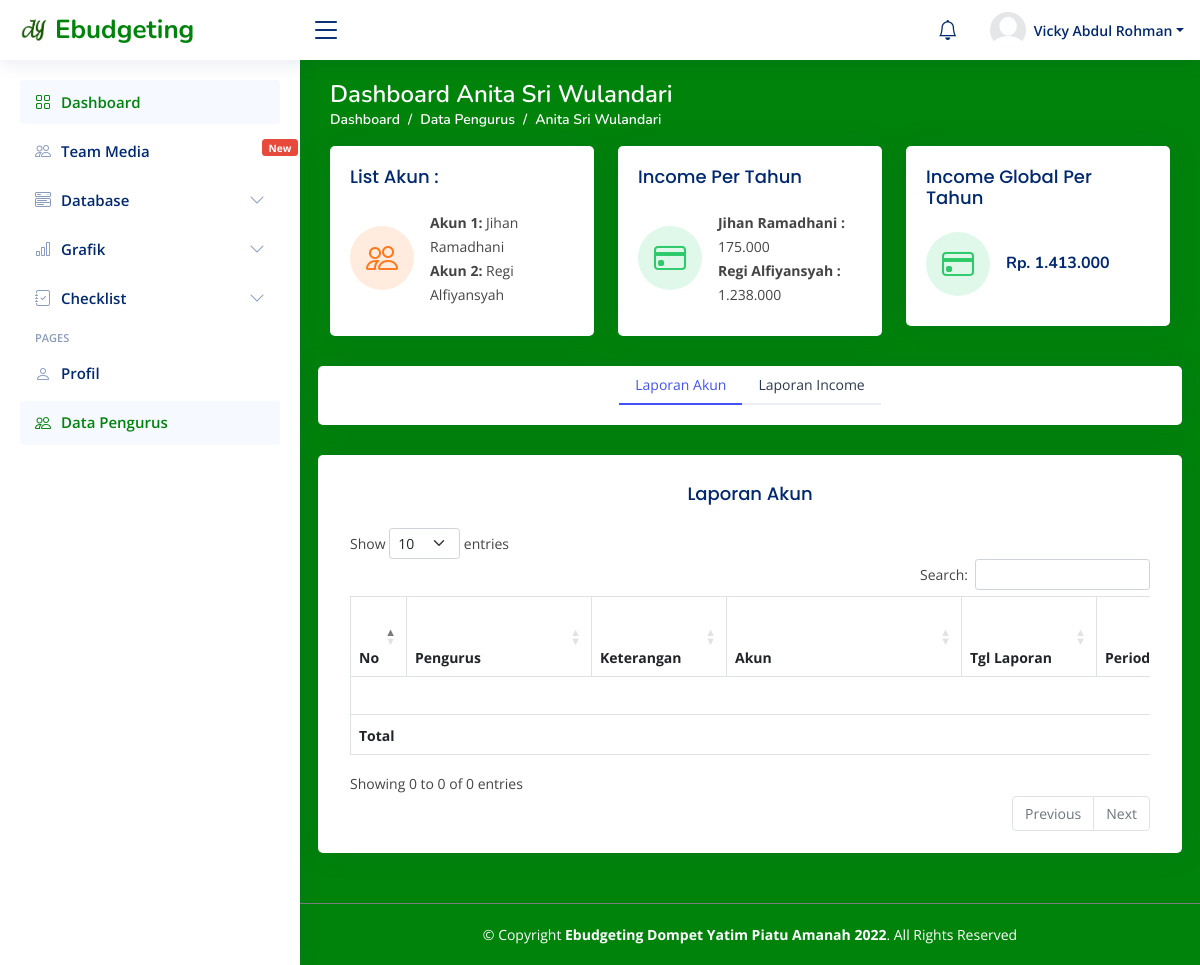
The page /admin/management.php?id_accountKey=12 (signed in) on the database its author committed.
### tables this page shows
CREATE TABLE `akun_pengurus` (
  `id` int(11) NOT NULL,
  `id_pengurus` varchar(100) NOT NULL,
  `nama` varchar(100) NOT NULL,
  `cabang` varchar(200) NOT NULL,
  `username` varchar(100) NOT NULL,
  `password` varchar(256) NOT NULL,
  `profil` varchar(200) NOT NULL,
  `posisi` varchar(255) NOT NULL
);

CREATE TABLE `data_akun` (
  `id` int(11) NOT NULL,
  `id_pengurus` text NOT NULL,
  `nomor_id` text NOT NULL,
  `pemegang` text NOT NULL,
  `nama_akun` text NOT NULL,
  `cabang` text NOT NULL,
  `posisi` text NOT NULL,
  `team` varchar(255) NOT NULL
);

### admin/management.php (called while the page is built)
<?php include '../homepage.php' ?>

### base/main-menu_akun.php (the view, shortened to what this page needs)
<?php
$keyAccount = $_SESSION["keyAccount"] = $_GET["id_accountKey"];
$periode    = $_SESSION["bulan"] = $_GET["id_bulan"];
$queryP     = mysqli_query($conn, "SELECT * FROM akun_pengurus WHERE id = '$keyAccount' ");
$data       = mysqli_fetch_assoc($queryP);
?>
<main id="main" class="main">
    <div class="pagetitle">
        <h1>Dashboard <?= $data["nama"] ?></h1>
        <nav>
            <ol class="breadcrumb">
                <li class="breadcrumb-item"><a href="<?= $_SESSION["username"] ?>.php">Dashboard</a></li>
                <li class="breadcrumb-item"><a href="<?= $_SESSION["username"] ?>.php?id_profil=dataPengurus">Data
                        Pengurus</a></li>
                <li class="breadcrumb-item active"><?= ucwords($data["nama"]) ?></li>
            </ol>
        </nav>
    </div>
    <section class="section dashboard">
        <div class="row">
            <div class="col-lg-12">
                <div class="row">
                    <?php include '../models/base_akun/sub_akun-cardList.php'; ?>
                    <div class="card">
                        <div class="card-body">
                            <div class="tabNav">
                                <ul class="nav nav-tabs nav-tabs-bordered">
                                    <?php if ($_GET["idLaporan"] == "Income") { ?>
                                    <li class="nav-item">
                                        <a
                                            href="<?= $_SESSION["username"] ?>.php?id_accountKey=<?= $keyAccount; ?>&id_bulan=<?= $periode; ?>&idLaporan=Akun"><button
                                                class="nav-link">Laporan
                                                Akun</button></a>
                                    </li>
                                    <li class="nav-item">
                                        <a
                                            href="<?= $_SESSION["username"] ?>.php?id_accountKey=<?= $keyAccount; ?>&id_bulan=<?= $periode; ?>&idLaporan=Income">
                                            <button class="nav-link active">Laporan
                                                Income</button></a>
                                    </li>
                                    <?php } else { ?>
                                    <li class="nav-item">
                                        <a
                                            href="<?= $_SESSION["username"] ?>.php?id_accountKey=<?= $keyAccount; ?>&id_bulan=<?= $periode; ?>&idLaporan=Akun"><button
                                                class="nav-link active">Laporan
                                                Akun</button></a>
                                    </li>
                                    <li class="nav-item">
                                        <a
                                            href="<?= $_SESSION["username"] ?>.php?id_accountKey=<?= $keyAccount; ?>&id_bulan=<?= $periode; ?>&idLaporan=Income">
                                            <button class="nav-link">Laporan
                                                Income</button></a>
                                    </li>
                                    <?php } ?>
                                </ul>
                            </div>
                        </div>
                    </div>
                    <div class="card">
                        <div class="tab-content pt-2">
                            <?php if ($_GET["idLaporan"] == "Income") { ?>
                            <?php include '../models/base_akun/sub_akun-lapIncome.php'; ?>
                            <?php } else { ?>
                            <?php include '../models/base_akun/sub_akun-lapAkun.php'; ?>
                            <?php } ?>
                        </div>
                    </div>
                </div>
            </div>
        </div>
    </section>
</main>

### base/icon-navigation.php (shortened to what this page needs)
<nav class="header-nav ms-auto">
    <ul class="d-flex align-items-center">
        <?php include 'notification.php'; ?>
        <li class="nav-item dropdown pe-3">
            <a class="nav-link nav-profile d-flex align-items-center pe-0" href="#" data-bs-toggle="dropdown">
                <img src="../assets/img/icons/<?= $profil ?>" alt="Profile" class="rounded-circle">
                <span class="d-none d-md-block dropdown-toggle ps-2"><?= ucwords($nama) ?></span>
            </a>
        </li>
    </ul>
</nav>

### models/base_akun/sub_akun-cardList.php (shortened to what this page needs)
<div class="col-xxl-4 col-md-4">
    <div class="card info-card customers-card">
        <div class="card-body">
            <h5 class="card-title">List Akun : </h5>
            <div class="d-flex align-items-center">
                <div class="card-icon rounded-circle d-flex align-items-center justify-content-center">
                    <i class="bi bi-people"></i>
                </div>
                <div class="ps-3">
                    <?php
                    $akunQuery  = mysqli_query($conn, "SELECT * FROM data_akun WHERE nomor_id = '$keyAccount'");
                    ?>
                    <?php
                    $no = 1;
                    while ($data = mysqli_fetch_array($akunQuery)) { ?>
                    <span class="akun"><b>Akun <?= $no++ ?>:</b>
                        <span><?= ucwords($data["nama_akun"]) ?></span>
                    </span>
                    <br>
                    <?php } ?>
                </div>
            </div>
        </div>
    </div>
</div>
<div class="col-xxl-4 col-md-4">
    <div class="card info-card revenue-card">
        <div class="card-body">
            <h5 class="card-title">
                <?php if ($periode == "") { ?>
                Income Per Tahun
                <?php } else { ?>
                Income Bulan Ini
                <?php } ?>
            </h5>
            <div class="d-flex align-items-center">
                <div class="card-icon rounded-circle d-flex align-items-center justify-content-center">
                    <i class="bi bi-credit-card"></i>
                </div>
                <div class="ps-3">
                    <?php
                        if ($periode == "") {
                            $incomeBulanan = mysqli_query($conn, "SELECT nama_akun, SUM(jumlah_tf) AS total_tf FROM income_media WHERE nomor_id = '$keyAccount' AND status = 'OK' GROUP BY nama_akun ");
                        } else {
                            $incomeBulanan = mysqli_query($conn, "SELECT nama_akun, SUM(jumlah_tf) AS total_tf FROM income_media WHERE nomor_id = '$keyAccount' AND MONTH(tanggal_tf) = '$periode' AND status = 'OK' GROUP BY nama_akun ");
                        }
                    ?>
                    <?php
                        while ($dataIncome = mysqli_fetch_array($incomeBulanan)) {
                    ?>
                    <span class="akun"><b><?= ucwords($dataIncome["nama_akun"]); ?> : </b>
                        <span><?= number_format($dataIncome["total_tf"],0,"." , ".") ?></span>
                    </span>
                    <br>
                    <?php } ?>
                </div>
            </div>
        </div>
    </div>
</div>
<div class="col-xxl-4 col-md-4">
    <div class="card info-card revenue-card">
        <div class="card-body">
            <h5 class="card-title">
                <?php if ($periode == "") { ?>
                Income Global Per Tahun
                <?php } else { ?>
                Income Global Per Bulan
                <?php } ?>
            </h5>
            <div class="d-flex align-items-center">
                <div class="card-icon rounded-circle d-flex align-items-center justify-content-center">
                    <i class="bi bi-credit-card"></i>
                </div>
                <div class="ps-3">
                    <?php
                        if ($periode == "") {
                            $incGlobalBulanan = mysqli_query($conn, "SELECT pemegang, SUM(jumlah_tf) AS total_tf FROM income_media WHERE nomor_id = '$keyAccount' AND status = 'OK' GROUP BY pemegang ");
                        } else {
                            $incGlobalBulanan = mysqli_query($conn, "SELECT pemegang, SUM(jumlah_tf) AS total_tf FROM income_media WHERE nomor_id = '$keyAccount' AND MONTH(tanggal_tf) = '$periode' AND status = 'OK' GROUP BY pemegang ");
                        }
                    ?>
                    <?php
                        while ($dataGlobal = mysqli_fetch_array($incGlobalBulanan)) {
                        ?>
                    <h6>Rp. <?= number_format($dataGlobal["total_tf"],0,"." , ".") ?></h6>
                    <?php } ?>
                </div>
            </div>
        </div>
    </div>
</div>

### assets/css/style.css (style rules this page uses)
:root { scroll-behavior: smooth; }
body { font-family: "Open Sans", sans-serif; background: rgb(0, 131, 11); color: #444444; }
a { color: #4154f1; text-decoration: none; }
h1, h2, h3, h4, h5, h6 { font-family: "Nunito", sans-serif; }
#main { margin-top: 60px; padding: 20px 30px; transition: all 0.3s; }
.pagetitle { margin-bottom: 10px; }
.pagetitle h1 { font-size: 24px; margin-bottom: 0; font-weight: 600; color: #ffffff; }
.card { margin-bottom: 30px; border: none; border-radius: 5px; box-shadow: 0px 0 30px rgba(1, 41, 112, 0.1); overflow: hidden; }
.card-title { padding: 20px 0 15px 0; font-size: 18px; font-weight: 500; color: #012970; font-family: "Poppins", sans-serif; }
.card-body { padding: 0 20px 20px 20px; }
.breadcrumb { font-size: 14px; font-family: "Nunito", sans-serif; color: #ffffff; font-weight: 600; }
.breadcrumb a { color: #ffffff; transition: 0.3s; }
.breadcrumb .breadcrumb-item::before { color: #ffffff; }
.breadcrumb .active { color: #ffffff; font-weight: 600; }
.nav-tabs-bordered { border-bottom: 2px solid #ebeef4; }
.nav-tabs-bordered .nav-link { margin-bottom: -2px; border: none; color: #2c384e; }
.nav-tabs-bordered .nav-link.active { background-color: #fff; color: #4154f1; border-bottom: 2px solid #4154f1; }
.header-nav ul { list-style: none; }
.header-nav>ul { margin: 0; padding: 0; }
.header-nav .nav-profile { color: #012970; }
.header-nav .nav-profile img { max-height: 36px; }
.header-nav .nav-profile span { font-size: 14px; font-weight: 600; }
@media (min-width: 1200px) { #main, #footer { margin-left: 300px; } }
.dashboard .info-card { padding-bottom: 10px; }
.dashboard .info-card h6 { font-size: 1.2em; color: #012970; font-weight: 700; margin: 0; padding: 0; }
.dashboard .card-icon { font-size: 32px; line-height: 0; width: 64px; height: 64px; flex-shrink: 0; flex-grow: 0; }
.dashboard .revenue-card .card-icon { color: #2eca6a; background: #e0f8e9; }
.dashboard .customers-card .card-icon { color: #ff771d; background: #ffecdf; }

### assets/css/responsive.css (style rules this page uses)
@media (min-width: 992px) { .form-control, .input-group-text, #form-pengajuan .list-group, .form-text, .form-select, .viewData, .button .btn-primary, .button .btn-secondary, .button-global .btn-primary, .button-global .btn-success, .table-responsive, .table-responsive .btn-primary, .table-responsive .btn-danger, .table-responsive .btn-success, .modal-footer .btn-secondary, .buttons-excel, .buttons-collection, .profile .nav-item, .incomeMedia .bulanan, .dashboard .nav-item, .incomeMedia .tahunan, .revenue-card .akun, .customers-card .akun, .select2-search__field::placeholder, .select2-results__option, .select2-selection__choice, .select2-search.select2-search--inline, #akunMedia .btn-danger, #profile-overview .col-lg-9, #profile-edit .btn-primary, #profile-change-password .btn-primary { font-size: 14px !important; } }
@media (min-width: 992px) { .dashboard .info-card h6, .card1 .card-title { font-size: 16px; } }
@media (min-width:576px) { .form-control, .input-group-text, #form-pengajuan .list-group, .form-text, .form-select, .viewData, .button .btn-primary, .button .btn-secondary, .button-global .btn-success, .button-global .btn-primary, .table-responsive, .table-responsive .btn-primary, .table-responsive .btn-danger, .table-responsive .btn-success, .modal-footer .btn-secondary, .buttons-excel, .incomeMedia .bulanan, .incomeMedia .tahunan, .buttons-collection, .dashboard .nav-item, .profile .nav-item, .revenue-card .akun, .customers-card .akun, .select2-search__field::placeholder, .select2-results__option, .select2-selection__choice, .select2-search.select2-search--inline, #akunMedia .btn-danger, #profile-overview .col-lg-9, #profile-edit .btn-primary, #profile-change-password .btn-primary { font-size: 14px; } }
@media (min-width:576px) { .dashboard .info-card h6, .card1 .card-title { font-size: 16px; } }
.tabNav { justify-content: center; display: flex; }

### rows shown on the page
akun_pengurus: profil (picture), nama "Vicky Abdul Rohman"
akun_pengurus: nama "Anita Sri Wulandari"
data_akun: nama_akun "Jihan Ramadhani"
data_akun: nama_akun "Regi Alfiyansyah"

### other values the page prints
$dataIncome["nama_akun"] "Jihan Ramadhani"
$dataIncome["total_tf"] "175.000"
$dataIncome["nama_akun"] "Regi Alfiyansyah"
$dataIncome["total_tf"] "1.238.000"
$dataGlobal["total_tf"] "1.413.000"
